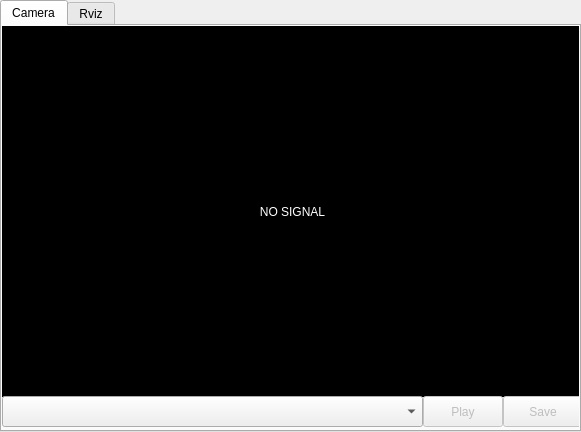
   <widget class="QTabWidget" name="tbw_main">
    <property name="geometry">
     <rect>
      <x>0</x>
      <y>0</y>
      <width>581</width>
      <height>432</height>
     </rect>
    </property>
    <property name="tabPosition">
     <enum>QTabWidget::North</enum>
    </property>
    <property name="currentIndex">
     <number>0</number>
    </property>
    <widget class="QWidget" name="tb_camera">
     <attribute name="title">
      <string>Camera</string>
     </attribute>
     <widget class="QLabel" name="lb_camImage">
      <property name="geometry">
       <rect>
        <x>0</x>
        <y>0</y>
        <width>581</width>
        <height>371</height>
       </rect>
      </property>
      <property name="styleSheet">
       <string notr="true">background-color:rgb(0, 0, 0);
color: rgb(255, 255, 255);
</string>
      </property>
      <property name="lineWidth">
       <number>0</number>
      </property>
      <property name="text">
       <string>NO SIGNAL</string>
      </property>
      <property name="alignment">
       <set>Qt::AlignCenter</set>
      </property>
     </widget>
     <widget class="QWidget" name="layoutWidget_2">
      <property name="geometry">
       <rect>
        <x>0</x>
        <y>370</y>
        <width>581</width>
        <height>31</height>
       </rect>
      </property>
      <layout class="QHBoxLayout" name="horizontalLayout_5">
       <property name="spacing">
        <number>0</number>
       </property>
       <item>
        <widget class="QComboBox" name="comba_imageTopics">
         <property name="sizePolicy">
          <sizepolicy hsizetype="Preferred" vsizetype="Preferred">
           <horstretch>0</horstretch>
           <verstretch>0</verstretch>
          </sizepolicy>
         </property>
         <property name="currentText">
          <string/>
         </property>
         <property name="currentIndex">
          <number>-1</number>
         </property>
        </widget>
       </item>
       <item>
        <widget class="QPushButton" name="bt_playCam">
         <property name="enabled">
          <bool>false</bool>
         </property>
         <property name="sizePolicy">
          <sizepolicy hsizetype="Fixed" vsizetype="Preferred">
           <horstretch>0</horstretch>
           <verstretch>0</verstretch>
          </sizepolicy>
         </property>
         <property name="text">
          <string>Play</string>
         </property>
        </widget>
       </item>
       <item>
        <widget class="QPushButton" name="bt_saveImg">
         <property name="enabled">
          <bool>false</bool>
         </property>
         <property name="sizePolicy">
          <sizepolicy hsizetype="Fixed" vsizetype="Minimum">
           <horstretch>0</horstretch>
           <verstretch>0</verstretch>
          </sizepolicy>
         </property>
         <property name="text">
          <string>Save</string>
         </property>
        </widget>
       </item>
      </layout>
     </widget>
    </widget>
    <widget class="QWidget" name="tb_rviz">
     <attribute name="title">
      <string>Rviz</string>
     </attribute>
    </widget>
   </widget>
